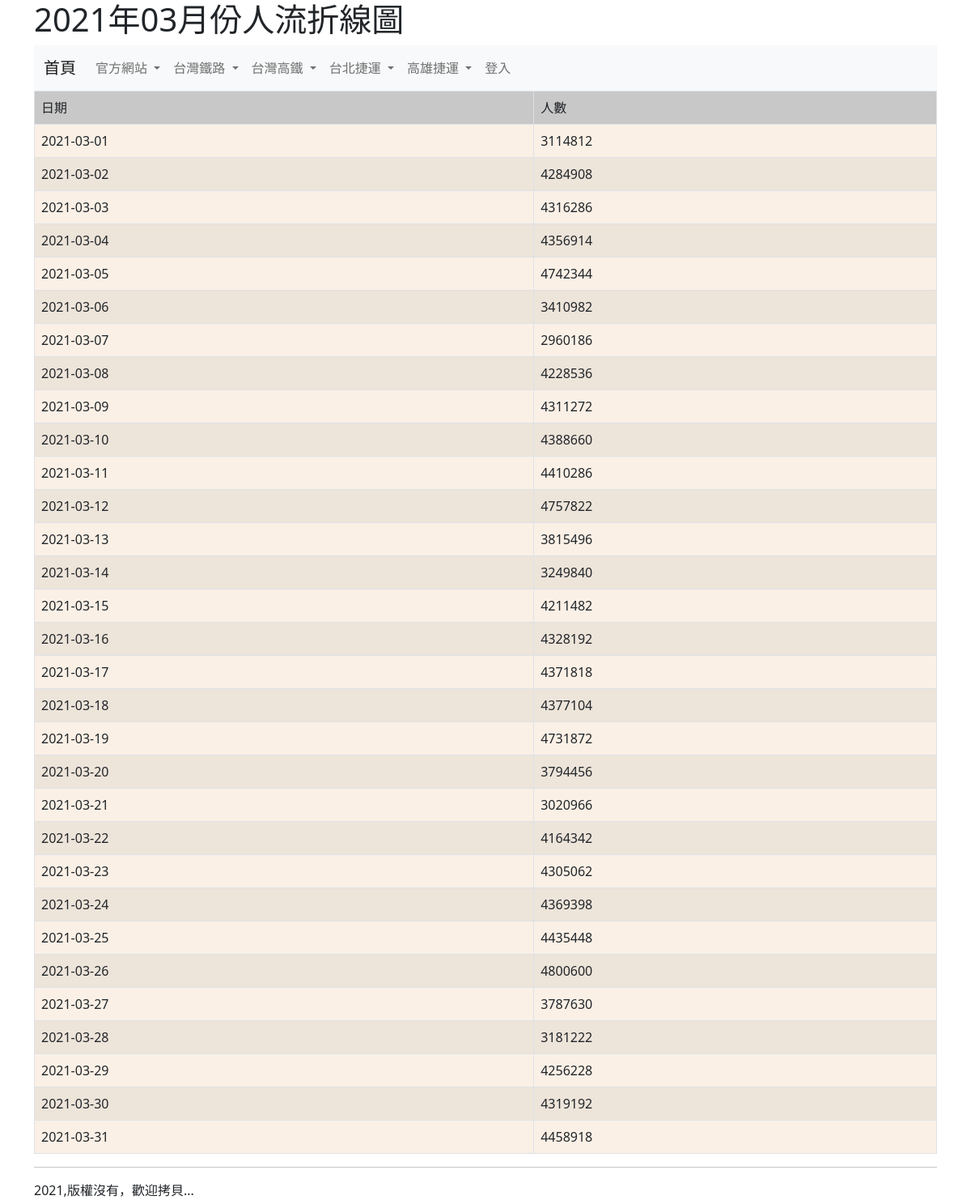
The app's page /202103/ with its own data.
### mainsite/models.py (models this page shows, shortened)
class Visitor_202103(models.Model):
    date = models.CharField(max_length=10)
    number = models.PositiveIntegerField(default=0)

### mainsite/views.py (the view)
# urls.py: path('202103/', show202103),
def show202103(request):
    try:
        visitor_data = Visitor_202103.objects.all()
        title_date = "2021年03月份"
    except:
        return redirect('/')
    return render(request, "202103.html", locals())

### templates/202103.html (shortened to what this page needs)
{% extends "base.html" %}
{% block headmessage %}<h1>2021年03月份人流折線圖</h1>{% endblock %}
{% block content %}
<table class='table table-striped table-bordered' border="1" bgcolor="#FAF0E6">
	<tr bgcolor="#D3D3D3"><td>日期</td><td>人數</td></tr>
{% for i in visitor_data %}
	<tr>
		<td>{{i.date}}</td>
		<td>{{i.number}}</td>
	</tr>
{% endfor %}
</table>
{% endblock %}

### templates/base.html (style rules this page uses)
body { background-image: url("https://www.befreetour.com/img/produk/thsr-one-way-ticket/thsr-one-way-ticket_4d5e78752604ecb82fde4fd98e77cfe4e5a845ea.jpg"); background-opacity: 0.1; background-attachment: fixed; background-repeat: no-repeat; }

### records on screen
Visitor_202103: date "2021-03-01", number "3114812"
Visitor_202103: date "2021-03-02", number "4284908"
Visitor_202103: date "2021-03-03", number "4316286"
Visitor_202103: date "2021-03-04", number "4356914"
Visitor_202103: date "2021-03-05", number "4742344"
Visitor_202103: date "2021-03-06", number "3410982"
Visitor_202103: date "2021-03-07", number "2960186"
Visitor_202103: date "2021-03-08", number "4228536"
Visitor_202103: date "2021-03-09", number "4311272"
Visitor_202103: date "2021-03-10", number "4388660"
Visitor_202103: date "2021-03-11", number "4410286"
Visitor_202103: date "2021-03-12", number "4757822"
Visitor_202103: date "2021-03-13", number "3815496"
Visitor_202103: date "2021-03-14", number "3249840"
Visitor_202103: date "2021-03-15", number "4211482"
Visitor_202103: date "2021-03-16", number "4328192"
Visitor_202103: date "2021-03-17", number "4371818"
Visitor_202103: date "2021-03-18", number "4377104"
Visitor_202103: date "2021-03-19", number "4731872"
Visitor_202103: date "2021-03-20", number "3794456"
Visitor_202103: date "2021-03-21", number "3020966"
Visitor_202103: date "2021-03-22", number "4164342"
Visitor_202103: date "2021-03-23", number "4305062"
Visitor_202103: date "2021-03-24", number "4369398"
Visitor_202103: date "2021-03-25", number "4435448"
Visitor_202103: date "2021-03-26", number "4800600"
Visitor_202103: date "2021-03-27", number "3787630"
Visitor_202103: date "2021-03-28", number "3181222"
Visitor_202103: date "2021-03-29", number "4256228"
Visitor_202103: date "2021-03-30", number "4319192"
Visitor_202103: date "2021-03-31", number "4458918"
